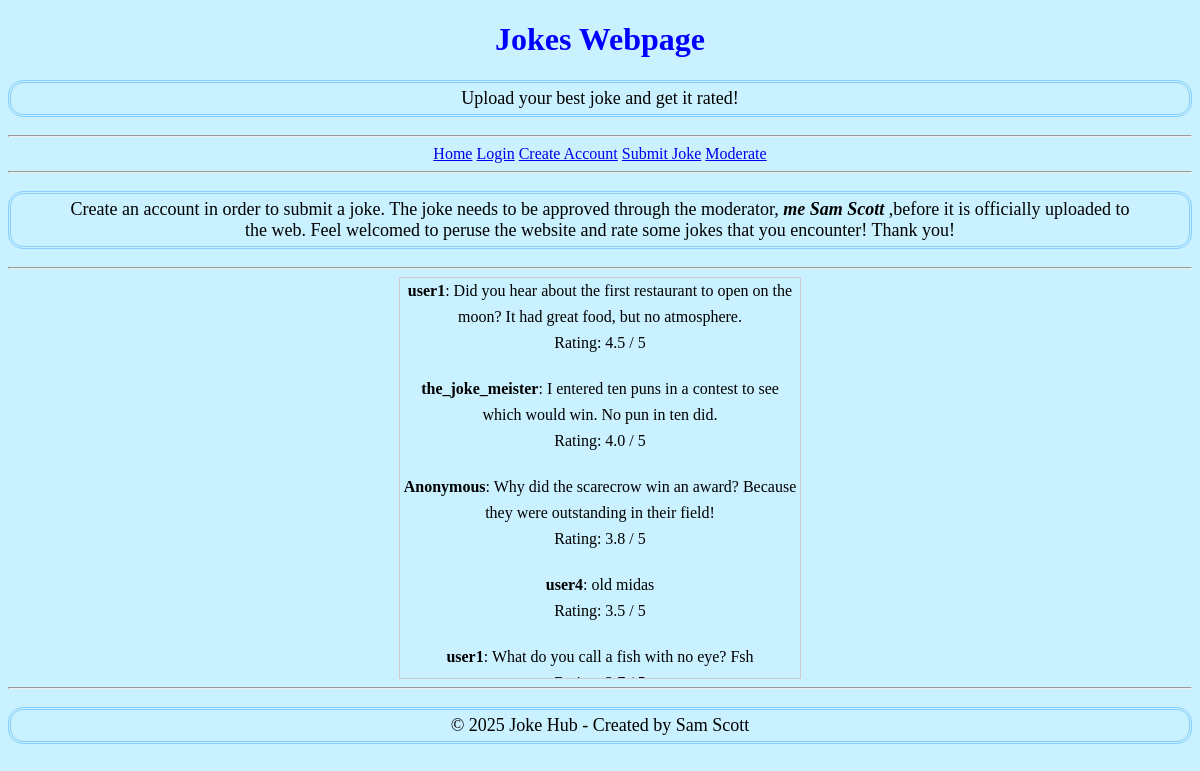
The page / on the database its author committed.
### tables this page shows
CREATE TABLE jokes (
                    id INTEGER PRIMARY KEY AUTOINCREMENT,
                    content TEXT NOT NULL,
                    timestamp TEXT NOT NULL,
                    rating REAL DEFAULT 0,
                    approved INTEGER DEFAULT 0
                    , username TEXT);

### app.py (the view)
@app.route("/", methods=['GET', 'POST'])
def index():
    conn = sqlite3.connect('jokes.db')
    c = conn.cursor()
    c.execute('SELECT content, rating, username, id FROM jokes WHERE approved=1 ORDER BY rating DESC')
    jokes = c.fetchall()
    conn.close()
    return render_template('index.html', jokes=jokes, username=session.get('username'))

### templates/index.html (shortened to what this page needs)
<!DOCTYPE html>
<html lang="en">
<head>
    <link rel="stylesheet" href="{{ url_for('static', filename='css/index.css') }}">
</head>
<body>
    <header>
        <h1> Jokes Webpage </h1>
        <div class="subtitle">
            <p>Upload your best joke and get it rated!</p>
        </div>
        <hr>
    </header>
    <nav>
        <div class="hyperlinks">
        <a href="/">Home</a>
        <a href="/login">Login</a>
        <a href="/create_account">Create Account</a>
        <a href="/submit_joke">Submit Joke</a>
        <a href="/moderate">Moderate</a>
        </div>
        <hr>
    </nav>
    <p> Create an account in order to submit a joke. The joke needs to be approved through
        the moderator, <em> <b> me Sam Scott </b> </em> ,before it is officially uploaded to the web. Feel
    welcomed to peruse the website and rate some jokes that you encounter! Thank you! </p>
    <hr>
    <main>
            <div class="scroll-box">
                {% for joke in jokes %}
                    <div class="joke-space">
                        <strong>{{ joke[2] or "Anonymous" }}</strong>: {{ joke[0] }}<br>
                        Rating: {{ joke[1] or 0 }} / 5
                    </div>
                {% endfor %}
            </div>
    </main>
    <footer>
        <hr>
        <p>&copy; 2025 Joke Hub - Created by Sam Scott </p>
    </footer>
</body>
</html>

### static/css/index.css (style rules this page uses)
body { background-color:rgb(202, 241, 255); text-align: center; }
h1 { color: blue; }
p { font-size: 18px; padding: 5px 50px 5px 50px; border: 3px double lightskyblue; border-radius: 15px; }
main { display: flex; justify-content: center; align-items: center; flex-direction: column; }
.scroll-box { height:400px; width:400px; border:1px solid #ccc; font:16px/26px Georgia, Garamond, Serif; overflow:auto; }
.joke-space { margin-bottom: 20px; }

### rows shown on the page
jokes: username "user1", content "Did you hear about the first restaurant to open on the moon? It had great food, but no atmosphere.", rating "4.5"
jokes: username "the_joke_meister", content "I entered ten puns in a contest to see which would win. No pun in ten did.", rating "4.0"
jokes: joke "Anonymous", content "Why did the scarecrow win an award? Because they were outstanding in their field!", rating "3.8"
jokes: username "user4", content "old midas", rating "3.5"
jokes: username "user1", content "What do you call a fish with no eye? Fsh"
